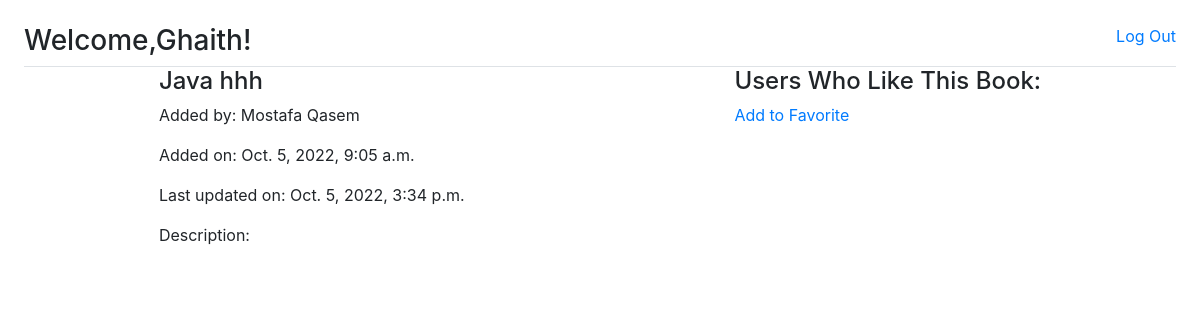
Page /books/3 (signed in) on the committed database.
### login_app/models.py (models this page shows)
class User(models.Model):
    first_name = models.CharField(max_length=255)
    last_name = models.CharField(max_length=255)
    email = models.CharField(max_length=255)
    password = models.CharField(max_length=255)
    created_at = models.DateTimeField(auto_now_add=True)
    updated_at = models.DateTimeField(auto_now=True)
    objects = UserManager()

### books_app/models.py (models this page shows)
class Book(models.Model):
    title = models.CharField(max_length=255)
    description = models.TextField()
    created_at = models.DateTimeField(auto_now_add=True)
    updated_at = models.DateTimeField(auto_now=True)
    user = models.ForeignKey(User, related_name='books',
                             on_delete=models.CASCADE)
    user_favorite = models.ManyToManyField(User, related_name='books_favorite')
    objects = BookManager()

### books_app/views.py (the view)
# urls.py: path('<int:book_id>', views.show_book),
def show_book(request, book_id):
    context = {
        'logged_user': User.objects.get(id=request.session['id']),
        'book': Book.objects.get(id=book_id)
    }
    return render(request, 'show_book.html', context)

### books_app/templates/show_book.html (shortened to what this page needs)
<!DOCTYPE html>
<html lang="en">
  <head>
    <link rel="stylesheet" href="https://cdn.jsdelivr.net/npm/bootstrap@4.3.1/dist/css/bootstrap.min.css">
  </head>
  <body>
    <nav class="border-bottom">
        <div class="d-flex justify-content-between">
          <h3> Welcome,{{logged_user.first_name}}!</h3>
          <a href="/success/logout">Log Out</a>
        </div>
    </nav>
    <section class="d-flex justify-content-around">
        <div>
            {% if request.session.id == book.user.id %}
            <form action="/books/{{book.id}}/update" method="post">
                {% csrf_token %}
                <input type="text" name="title" id="title" value="{{book.title}}">
                <p>Added by: {{book.user.first_name}} {{book.user.last_name}}</p>
                <p>Added on: {{book.created_at}}</p>
                <p>Last updated on: {{book.updated_at}}</p>
                <label for="desc">Description</label>
                <textarea class="form-control" name="desc" id="" cols="10" rows="3"></textarea>
                <button type="submit" class="btn btn-primary mb-2 mt-2">Update</button>
                </form>
                <form action="/books/{{book.id}}/delete" method="post">
                    {% csrf_token %}
                <button type="submit" class="btn btn-danger mb-2 mt-2">Delete</button>
                </form>
                {% else %}
                <h4>{{book.title}}</h4>
                <p>Added by: {{book.user.first_name}} {{book.user.last_name}}</p>
                <p>Added on: {{book.created_at}}</p>
                <p>Last updated on: {{book.updated_at}}</p>
                <p>Description: {{book.description}}</p>
                {% endif %}
        </div>
        <div>
            <h4>Users Who Like This Book:</h4>
            {% if logged_user not in book.user_favorite.all %}
            <a href="/books/{{book.id}}/add_to_favorite">Add to Favorite</a>
            {% endif %}
        </div>
    </section>
</html>

### books_app/templates/show_book.html (style rules this page uses)
body { padding: 2%; }

### rows in the picture
User: first_name "Ghaith"
Book: title "Java hhh", user.first_name "Mostafa", user.last_name "Qasem", created_at "Oct. 5, 2022, 9:05 a.m.", updated_at "Oct. 5, 2022, 3:34 p.m."
